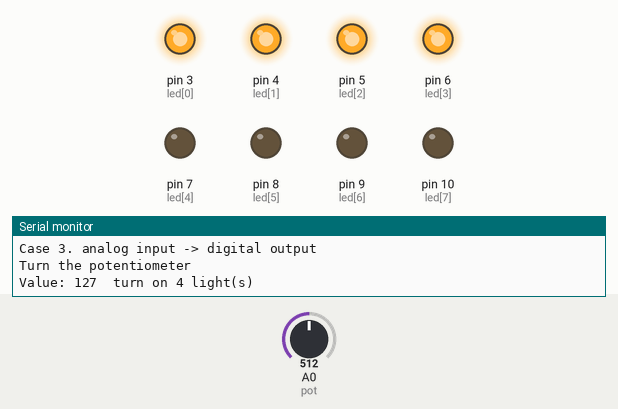
The sketch below on a simulated Arduino Uno, built with avr-gcc and run on an emulated ATmega328P. Parts: output pins drawn as LEDs (lit = HIGH), the last lines printed to the serial monitor. The inputs (shaded band) are chosen by the test bench; at power-on: A0 (pot) = 512.

Above: at 1.2 s.
1.3 s: A0 (pot) set to 532
At 2.5 s:
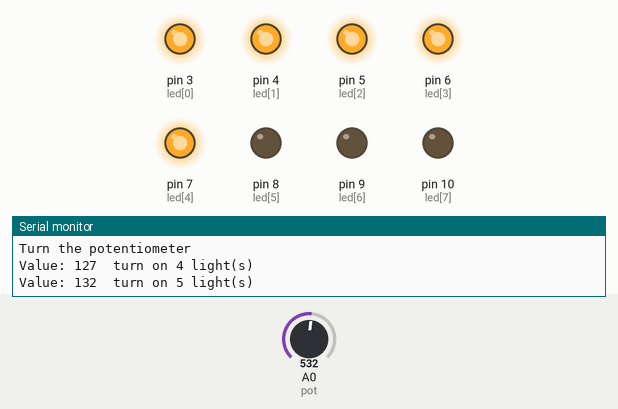
2.8 s: A0 (pot) set to 716
At 3.8 s:
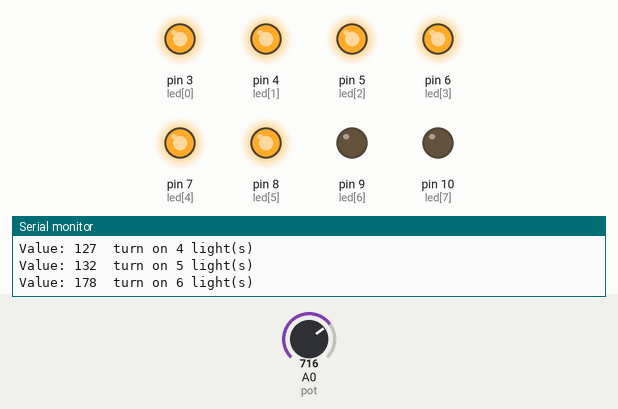
4.3 s: A0 (pot) set to 762
5.8 s: A0 (pot) set to 779
At 6.1 s:
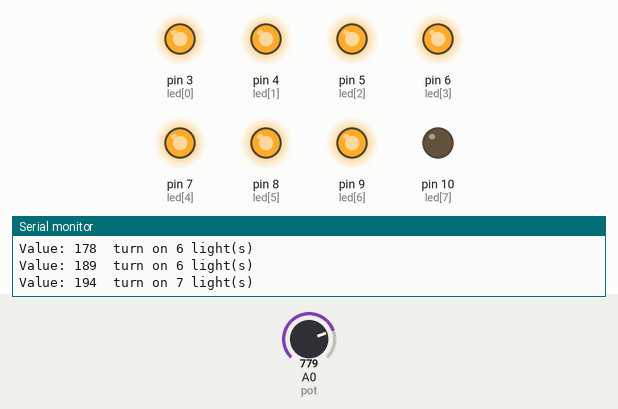
7.3 s: A0 (pot) set to 900
At 8.5 s:
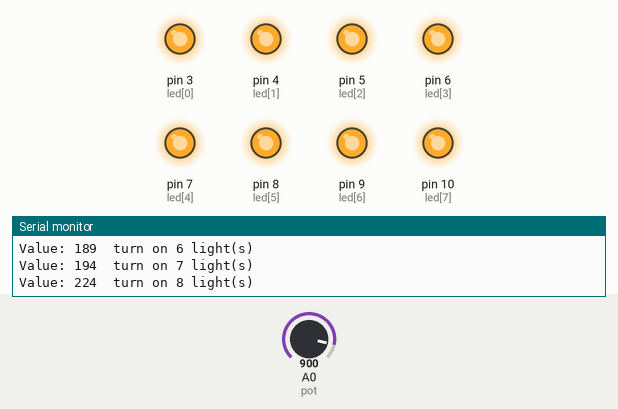
8.8 s: A0 (pot) set to 883
At 9.6 s:
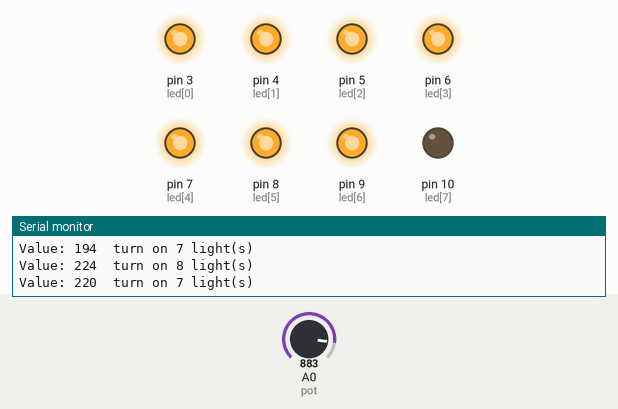
Timing chart, 0 to 11.3 s (numbered marks = the images above; inputs shaded):
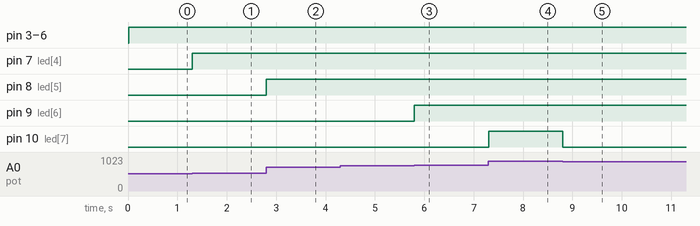

Measured:
- the behaviour switches between 513 and 514 on A0 (pot) (found by bisection; images 0 and 1)
- the behaviour switches between 770 and 771 on A0 (pot) (found by bisection; images 2 and 3)
- the behaviour switches between 899 and 898 on A0 (pot) (found by bisection; images 4 and 5)
- after the input at 1.3 s, pin 7 (led[4]): LOW → HIGH at once
- after the input at 2.8 s, pin 8 (led[5]): LOW → HIGH at once
- after the input at 5.8 s, pin 9 (led[6]): LOW → HIGH at once
- after the input at 7.3 s, pin 10 (led[7]): LOW → HIGH at once
- after the input at 8.8 s, pin 10 (led[7]): HIGH → LOW at once

The sketch:

AnalogInput_DigitalOutput_LedOn.ino
```cpp
/* Case 3. analog input -> digital output */
const int led[8]={3,4,5,6,7,8,9,10}; //8개의 pin을 연결
const int pot=0; //가변저항을 0pin에 연결
int value;
int last_value=0;

void setup()
{
  Serial.begin(9600);
  for(int i=0;i<8;i++)
    pinMode(led[i],OUTPUT);
  Serial.println("");
  Serial.println("Case 3. analog input -> digital output");
  Serial.println("Turn the potentiometer");
}
void loop()
{
  value=analogRead(pot); //가변저항으로부터 값을 읽어 value값에 넣음
  value=map(value, 0, 1023, 0, 255); //10비트를 8비트로 맵핑
  value=constrain(value, 0, 255); //value값을 0~255으로 제한
  if(value!=last_value) //가변저항을 돌릴 때만 출력
  {
    Serial.print("Value: ");
    Serial.print(value);
    Serial.print("\t");

    /*
       value(가변저항값)를 8등분하여 특정 범위일때 led가 켜지는 갯수를 컨트롤하였습니다.
    */
    if(value==0)
      ledon(0);
    else if(value<32)
      ledon(1);
    else if(value<64)
      ledon(2);
    else if(value<96)
      ledon(3);
    else if(value<128)
      ledon(4);
    else if(value<160)
      ledon(5);
    else if(value<192)
      ledon(6);
    else if(value<224)
      ledon(7);
    else
      ledon(8);
  }
  last_value=value;
}
/*
    ledon함수는 처음에 모든 led를 off하고 매개변수로 들어온 number값만큼 다시 led를 on합니다
 */
void ledon(int number)
{
  for(int i=0;i<8;i++)
    digitalWrite(led[i],LOW);
  for(int i=0;i<number;i++)
    digitalWrite(led[i],HIGH);
  Serial.print("turn on ");
  Serial.print(number);
  Serial.println(" light(s)");
}
```
